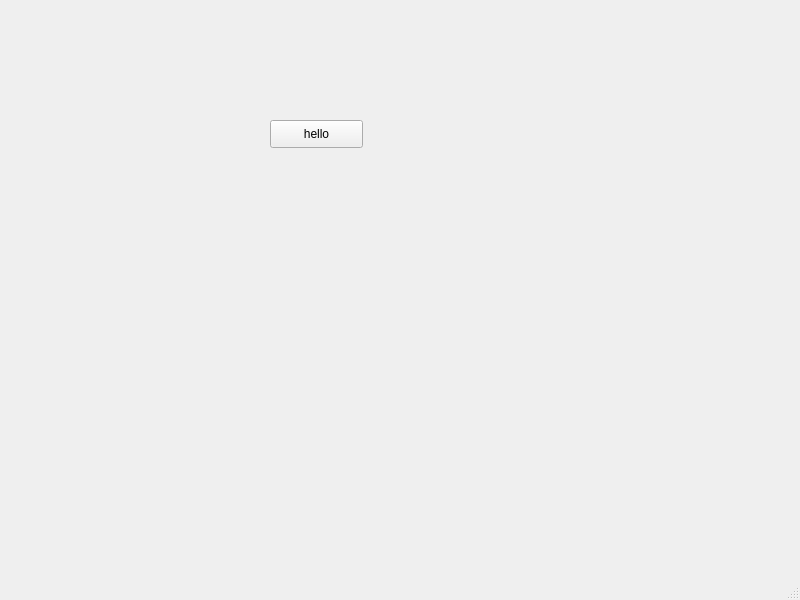
<?xml version="1.0" encoding="UTF-8"?>
<ui version="4.0">
 <class>MainWindow</class>
 <widget class="QMainWindow" name="MainWindow">
  <property name="geometry">
   <rect>
    <x>0</x>
    <y>0</y>
    <width>800</width>
    <height>600</height>
   </rect>
  </property>
  <property name="windowTitle">
   <string>MainWindow</string>
  </property>
  <widget class="QWidget" name="centralwidget">
   <widget class="QPushButton" name="pushButton">
    <property name="geometry">
     <rect>
      <x>270</x>
      <y>120</y>
      <width>93</width>
      <height>28</height>
     </rect>
    </property>
    <property name="text">
     <string>hello</string>
    </property>
   </widget>
  </widget>
  <widget class="QMenuBar" name="menubar">
   <property name="geometry">
    <rect>
     <x>0</x>
     <y>0</y>
     <width>800</width>
     <height>26</height>
    </rect>
   </property>
  </widget>
  <widget class="QStatusBar" name="statusbar"/>
 </widget>
 <resources/>
 <connections/>
</ui>
